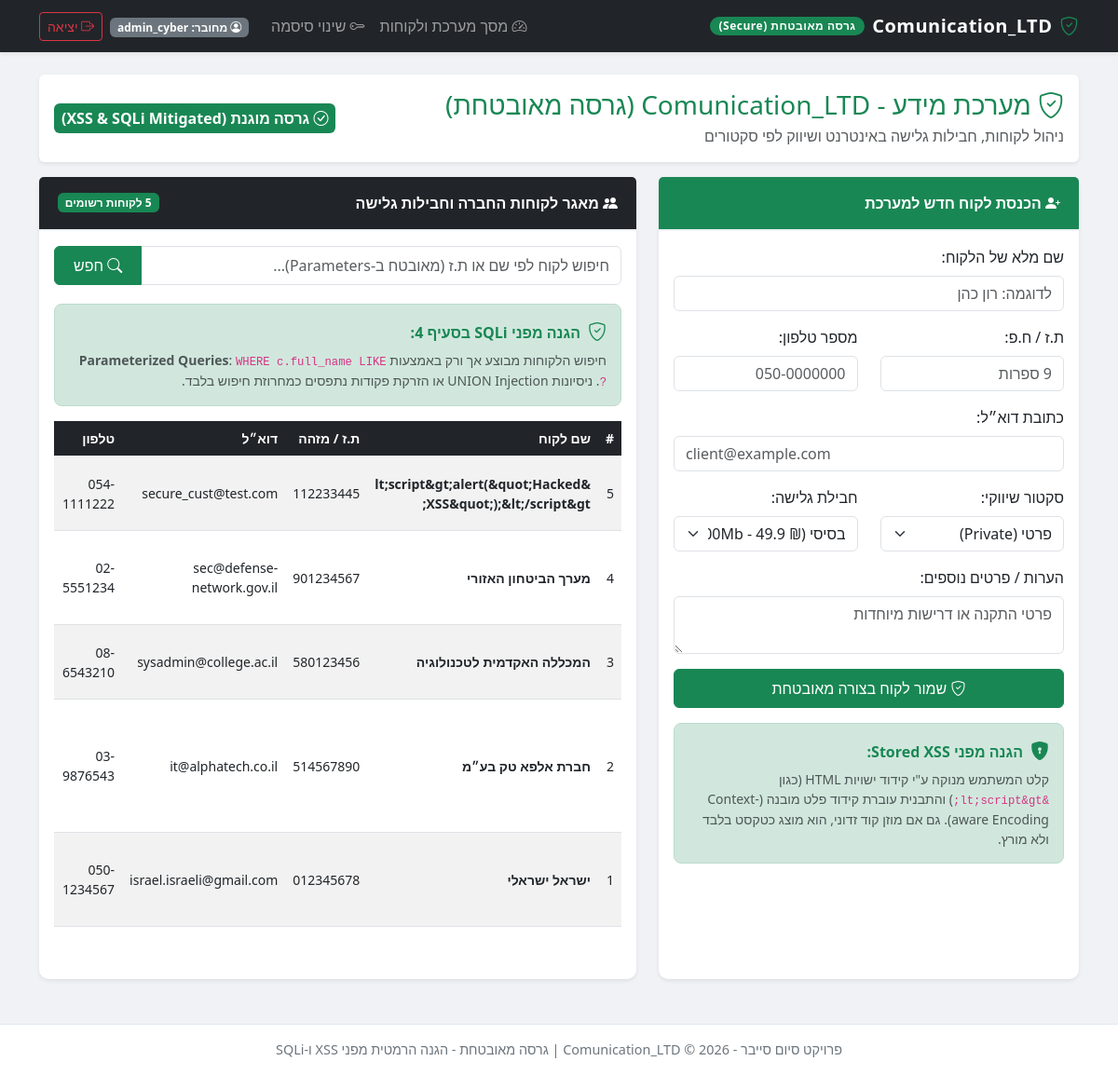
The app's page /dashboard (signed in) with its own data.
### tables this page shows
CREATE TABLE customers (
    id INTEGER PRIMARY KEY AUTOINCREMENT,
    full_name TEXT NOT NULL,
    identity_number TEXT,
    email TEXT NOT NULL,
    phone TEXT NOT NULL,
    sector_id INTEGER NOT NULL,
    package_id INTEGER NOT NULL,
    notes TEXT,
    created_at TIMESTAMP DEFAULT CURRENT_TIMESTAMP,
    FOREIGN KEY (sector_id) REFERENCES sectors(id),
    FOREIGN KEY (package_id) REFERENCES packages(id)
);

### secure_version/app.py (the view)
@app.route("/dashboard")
def dashboard():
    if "user_id" not in session:
        return redirect(url_for("login"))
    raw_search = request.args.get("q", "").strip()
    search_query = html.escape(raw_search)
    new_customer_name = session.pop("new_customer_name", None)
    conn = get_db()
    cursor = conn.cursor()
    cursor.execute("SELECT id, name, description FROM sectors")
    sectors = cursor.fetchall()
    cursor.execute("SELECT id, name, speed_mbps, price FROM packages")
    packages = cursor.fetchall()
    if search_query:
        param = f"%{search_query}%"
        cursor.execute(
            "SELECT c.id, c.full_name, c.identity_number, c.email, c.phone, "
            "s.name as sector, p.name as package, c.notes "
            "FROM customers c "
            "LEFT JOIN sectors s ON c.sector_id = s.id "
            "LEFT JOIN packages p ON c.package_id = p.id "
            "WHERE c.full_name LIKE ? OR c.identity_number LIKE ? "
            "ORDER BY c.id DESC",
            (param, param)
        )
    else:
        cursor.execute(
            "SELECT c.id, c.full_name, c.identity_number, c.email, c.phone, "
            "s.name as sector, p.name as package, c.notes "
            "FROM customers c "
            "LEFT JOIN sectors s ON c.sector_id = s.id "
            "LEFT JOIN packages p ON c.package_id = p.id "
            "ORDER BY c.id DESC"
        )
    customers = cursor.fetchall()
    conn.close()
    return render_template(
        "dashboard.html",
        sectors=sectors,
        packages=packages,
        customers=customers,
        search_query=search_query,
        new_customer_name=new_customer_name
    )

### secure_version/app.py (called while the page is built)
def get_db():
    conn = sqlite3.connect(DB_PATH)
    conn.row_factory = sqlite3.Row
    return conn

@app.after_request
def apply_security_headers(response):
    response.headers["X-Content-Type-Options"] = "nosniff"
    response.headers["X-Frame-Options"] = "DENY"
    response.headers["X-XSS-Protection"] = "1; mode=block"
    response.headers["Content-Security-Policy"] = (
        "default-src 'self'; "
        "script-src 'self' https://cdn.jsdelivr.net; "
        "style-src 'self' https://cdn.jsdelivr.net; "
        "font-src 'self' https://cdn.jsdelivr.net;"
    )
    return response

### secure_version/templates/dashboard.html (shortened to what this page needs)
{% extends "base.html" %}
{% block content %}
<div class="row">
    <div class="col-12 mb-3">
        <div class="p-3 bg-white rounded shadow-sm d-flex justify-content-between align-items-center">
            <div>
                <h3 class="mb-1 text-success">
                    <i class="bi bi-shield-check"></i> מערכת מידע - Comunication_LTD (גרסה מאובטחת)
                </h3>
                <p class="text-muted mb-0">ניהול לקוחות, חבילות גלישה באינטרנט ושיווק לפי סקטורים</p>
            </div>
            <div class="text-end">
                <span class="badge bg-success p-2 fs-6">
                    <i class="bi bi-check-circle"></i> גרסה מוגנת (XSS & SQLi Mitigated)
                </span>
            </div>
        </div>
    </div>
    <div class="col-lg-5 mb-4">
        <div class="card shadow-sm h-100">
            <div class="card-header bg-success text-white">
                <i class="bi bi-person-plus-fill"></i> הכנסת לקוח חדש למערכת
            </div>
            <div class="card-body">
                <form method="POST" action="{{ url_for('add_customer') }}">
                    <div class="mb-3">
                        <label for="full_name" class="form-label">שם מלא של הלקוח:</label>
                        <input type="text" class="form-control" id="full_name" name="full_name" placeholder="לדוגמה: רון כהן" required>
                    </div>
                    <div class="row">
                        <div class="col-md-6 mb-3">
                            <label for="identity_number" class="form-label">ת.ז / ח.פ:</label>
                            <input type="text" class="form-control" id="identity_number" name="identity_number" placeholder="9 ספרות" required>
                        </div>
                        <div class="col-md-6 mb-3">
                            <label for="phone" class="form-label">מספר טלפון:</label>
                            <input type="text" class="form-control" id="phone" name="phone" placeholder="050-0000000" required>
                        </div>
                    </div>
                    <div class="mb-3">
                        <label for="email" class="form-label">כתובת דוא״ל:</label>
                        <input type="email" class="form-control" id="email" name="email" placeholder="client@example.com" required>
                    </div>
                    <div class="row">
                        <div class="col-md-6 mb-3">
                            <label for="sector_id" class="form-label">סקטור שיווקי:</label>
                            <select class="form-select" id="sector_id" name="sector_id" required>
                                {% for sector in sectors %}
                                    <option value="{{ sector[0] }}">{{ sector[1] }}</option>
                                {% endfor %}
                            </select>
                        </div>
                        <div class="col-md-6 mb-3">
                            <label for="package_id" class="form-label">חבילת גלישה:</label>
                            <select class="form-select" id="package_id" name="package_id" required>
                                {% for package in packages %}
                                    <option value="{{ package[0] }}">{{ package[1] }} ({{ package[2] }}Mb - {{ package[3] }} ₪)</option>
                                {% endfor %}
                            </select>
                        </div>
                    </div>
                    <div class="mb-3">
                        <label for="notes" class="form-label">הערות / פרטים נוספים:</label>
                        <textarea class="form-control" id="notes" name="notes" rows="2" placeholder="פרטי התקנה או דרישות מיוחדות"></textarea>
                    </div>
                    <button type="submit" class="btn btn-success w-100 py-2">
                        <i class="bi bi-shield-check"></i> שמור לקוח בצורה מאובטחת
                    </button>
                </form>
                <div class="security-card mt-3">
                    <div class="d-flex align-items-center">
                        <i class="bi bi-shield-lock-fill text-success fs-5 me-2"></i>
                        <strong class="text-success">הגנה מפני Stored XSS:</strong>
                    </div>
                    <p class="small text-muted mt-1 mb-0">
                        קלט המשתמש מנוקה ע"י קידוד ישויות HTML (כגון <code>&amp;lt;script&amp;gt;</code>) והתבנית עוברת קידוד פלט מובנה (Context-aware Encoding). גם אם מוזן קוד זדוני, הוא מוצג כטקסט בלבד ולא מורץ.
                    </p>
                </div>
            </div>
        </div>
    </div>
    <div class="col-lg-7 mb-4">
        <div class="card shadow-sm h-100">
            <div class="card-header bg-dark text-white d-flex justify-content-between align-items-center">
                <span><i class="bi bi-people-fill"></i> מאגר לקוחות החברה וחבילות גלישה</span>
                <span class="badge bg-success">{{ customers | length }} לקוחות רשומים</span>
            </div>
            <div class="card-body">
                <form method="GET" action="{{ url_for('dashboard') }}" class="mb-3">
                    <div class="input-group">
                        <input type="text" class="form-control" name="q" value="{{ search_query }}" placeholder="חיפוש לקוח לפי שם או ת.ז (מאובטח ב-Parameters)...">
                        <button class="btn btn-primary" type="submit">
                            <i class="bi bi-search"></i> חפש
                        </button>
                    </div>
                </form>
                <div class="security-card mb-3">
                    <div class="d-flex align-items-center">
                        <i class="bi bi-shield-check text-success fs-5 me-2"></i>
                        <strong class="text-success">הגנה מפני SQLi בסעיף 4:</strong>
                    </div>
                    <p class="small text-muted mt-1 mb-0">
                        חיפוש הלקוחות מבוצע אך ורק באמצעות <strong>Parameterized Queries</strong>: <code>WHERE c.full_name LIKE ?</code>. ניסיונות UNION Injection או הזרקת פקודות נתפסים כמחרוזת חיפוש בלבד.
                    </p>
                </div>
                <div class="table-responsive">
                    <table class="table table-hover table-striped align-middle small">
                        <thead>
                            <tr>
                                <th>#</th>
                                <th>שם לקוח</th>
                                <th>ת.ז / מזהה</th>
                                <th>דוא״ל</th>
                                <th>טלפון</th>
                            </tr>
                        </thead>
                        <tbody>
                            {% for c in customers %}
                            <tr>
                                <td>{{ c[0] }}</td>
                                <td class="fw-bold">{{ c[1] }}</td>
                                <td>{{ c[2] }}</td>
                                <td>{{ c[3] }}</td>
                                <td>{{ c[4] }}</td>
                            </tr>
                            {% else %}
                            <tr>
                                <td colspan="8" class="text-center text-muted py-3">לא נמצאו לקוחות במאגר</td>
                            </tr>
                            {% endfor %}
                        </tbody>
                    </table>
                </div>
            </div>
        </div>
    </div>
</div>
{% endblock %}

### secure_version/templates/base.html (shortened to what this page needs)
<!DOCTYPE html>
<html lang="he" dir="rtl">
<head>
    <link rel="stylesheet" href="https://cdn.jsdelivr.net/npm/bootstrap@5.3.0/dist/css/bootstrap.rtl.min.css">
    <link rel="stylesheet" href="https://cdn.jsdelivr.net/npm/bootstrap-icons@1.11.0/font/bootstrap-icons.css">
    <link rel="stylesheet" href="{{ url_for('static', filename='css/style.css') }}">
</head>
<body>
    <nav class="navbar navbar-expand-lg navbar-dark bg-dark shadow-sm">
        <div class="container">
            <a class="navbar-brand d-flex align-items-center" href="{{ url_for('dashboard') if session.get('user_id') else url_for('login') }}">
                <i class="bi bi-shield-check text-success me-2"></i>
                <span>Comunication_LTD</span>
                <span class="badge brand-badge secure ms-2">גרסה מאובטחת (Secure)</span>
            </a>
            <div class="collapse navbar-collapse" id="navbarNav">
                <ul class="navbar-nav ms-auto align-items-center">
                    {% if session.get('user_id') %}
                        <li class="nav-item">
                            <a class="nav-link" href="{{ url_for('dashboard') }}">
                                <i class="bi bi-speedometer2"></i> מסך מערכת ולקוחות
                            </a>
                        </li>
                        <li class="nav-item">
                            <a class="nav-link" href="{{ url_for('change_password') }}">
                                <i class="bi bi-key"></i> שינוי סיסמה
                            </a>
                        </li>
                        <li class="nav-item ms-lg-3">
                            <span class="badge bg-secondary">
                                <i class="bi bi-person-circle"></i> מחובר: {{ session.get('username') }}
                            </span>
                        </li>
                        <li class="nav-item ms-2">
                            <a class="btn btn-outline-danger btn-sm" href="{{ url_for('logout') }}">
                                <i class="bi bi-box-arrow-right"></i> יציאה
                            </a>
                        </li>
                    {% endif %}
                </ul>
            </div>
        </div>
    </nav>
    <div class="container my-4">
        {% block content %}{% endblock %}
    </div>
    <footer class="footer text-center">
        <div class="container">
            <span>פרויקט סיום סייבר - Comunication_LTD &copy; 2026 | גרסה מאובטחת - הגנה הרמטית מפני XSS ו-SQLi</span>
        </div>
    </footer>
</body>
</html>

### secure_version/static/css/style.css (style rules this page uses)
:root { --primary-color: #198754; --primary-dark: #146c43; --secondary-color: #6c757d; --bg-light: #f8f9fa; --card-shadow: 0 4px 15px rgba(0, 0, 0, 0.08); }
body { direction: rtl; text-align: right; font-family: 'Segoe UI', Tahoma, Geneva, Verdana, sans-serif; background-color: #f0f2f5; color: #333; min-height: 100vh; display: flex; flex-direction: column; }
.navbar-brand { font-weight: 700; letter-spacing: 0.5px; }
.brand-badge { font-size: 0.75rem; padding: 0.25rem 0.6rem; border-radius: 12px; margin-right: 8px; }
.brand-badge.secure { background-color: #198754; color: white; }
.card { border-radius: 10px; box-shadow: var(--card-shadow); border: none; margin-bottom: 1.5rem; }
.card-header { background-color: #ffffff; border-bottom: 2px solid #edf2f7; font-weight: 600; padding: 1rem 1.25rem; }
.btn-primary { background-color: var(--primary-color); border-color: var(--primary-color); padding: 0.5rem 1.25rem; font-weight: 500; }
.table th { background-color: #212529; color: white; }
.footer { margin-top: auto; background: #ffffff; border-top: 1px solid #e2e8f0; padding: 1rem 0; font-size: 0.9rem; color: #6c757d; }
.security-card { background-color: #d1e7dd; border: 1px solid #badbcc; border-radius: 8px; padding: 15px; margin-top: 20px; }
code, pre, .user-select-all { user-select: all !important; cursor: pointer; }

### records on screen
customers: id "5", full_name "&lt;script&gt;alert(&quot;Hacked XSS&quot;);&lt;/script&gt;", identity_number "112233445", email "secure_cust@test.com", phone "054-1111222"
customers: id "4", full_name "מערך הביטחון האזורי", identity_number "901234567", email "sec@defense-network.gov.il", phone "02-5551234"
customers: id "3", full_name "המכללה האקדמית לטכנולוגיה", identity_number "580123456", email "sysadmin@college.ac.il", phone "08-6543210"
customers: id "2", full_name "חברת אלפא טק בע״מ", identity_number "514567890", email "it@alphatech.co.il", phone "03-9876543"
customers: id "1", full_name "ישראל ישראלי", identity_number "012345678", email "israel.israeli@gmail.com", phone "050-1234567"

### other values on screen
{{ session.get('username') }} "admin_cyber"
form field sector_id "פרטי (Private)"
form field package_id "בסיסי 100Mb (100Mb - 49.9 ₪)"
